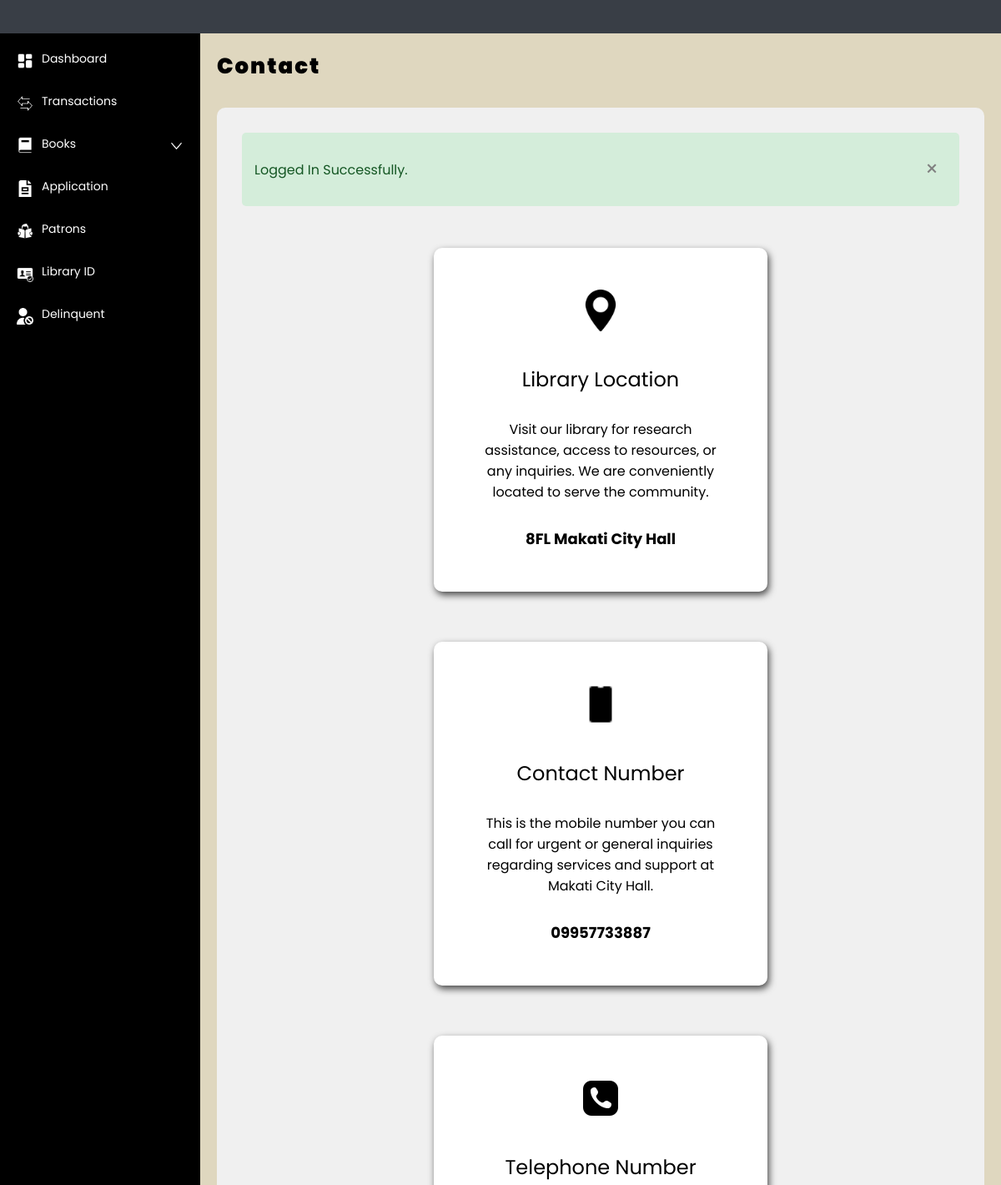
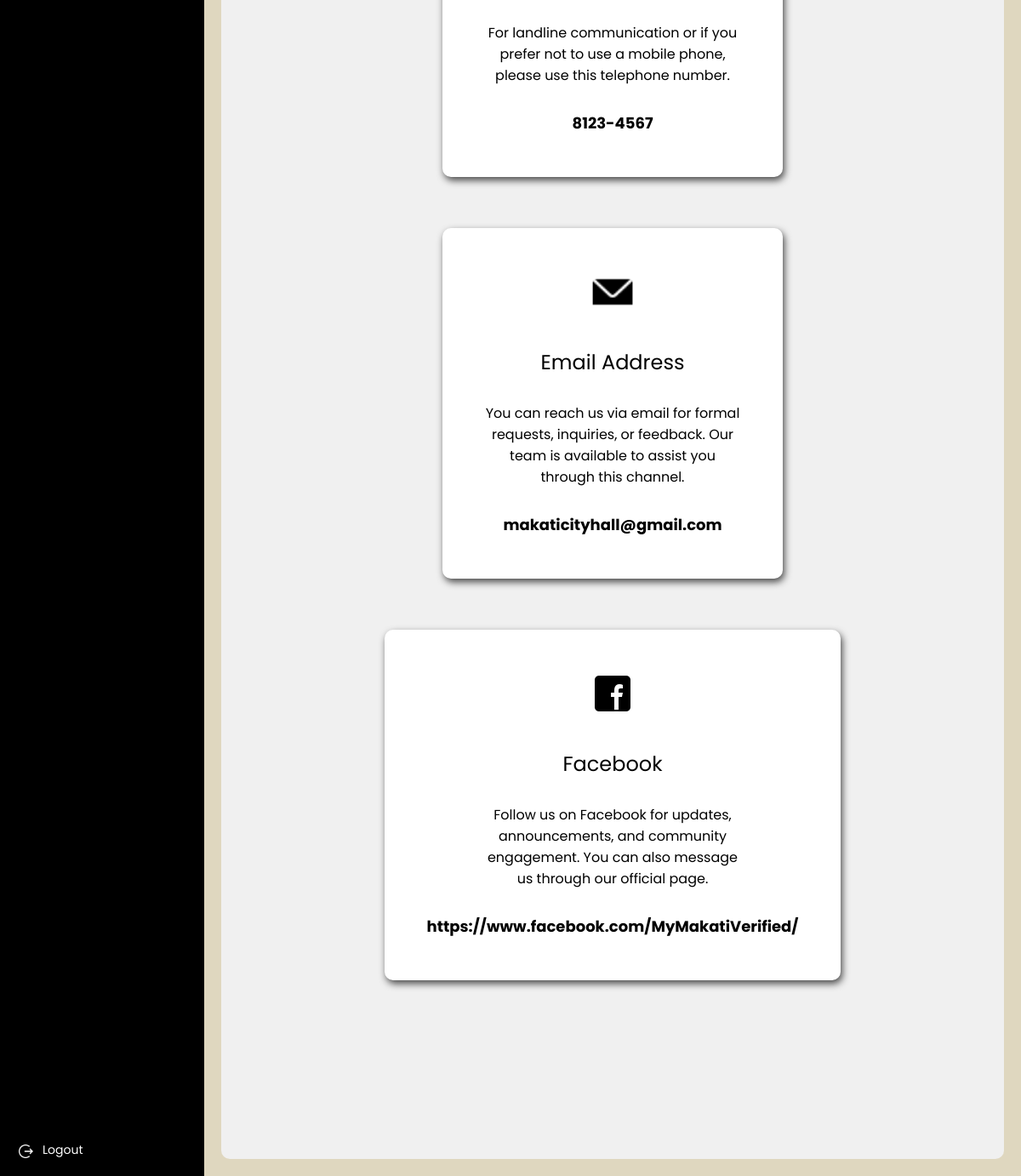
Page /admin/contact.php (signed in) on the committed database (2 pictures, top to bottom).
### tables this page shows
CREATE TABLE `contact` (
  `contact_id` int(11) NOT NULL,
  `title` varchar(255) DEFAULT NULL,
  `contact` varchar(255) DEFAULT NULL,
  `description` text DEFAULT NULL,
  `image` varchar(255) DEFAULT NULL
);

### admin/functions/fetch_contact.php (called while the page is built)
<?php
function getContact($pdo) {
   $query = "SELECT
              contact_id,
              title,
              contact,
              description,
              image
          FROM
              contact";
    $stmt = $pdo->prepare($query);
    $stmt->execute();
    $contactData = [];
    while ($row = $stmt->fetch(PDO::FETCH_ASSOC)) {
        $contactData[] = [
            'contact_id' => $row['contact_id'],
            'title' => $row['title'],
            'contact' => $row['contact'],
            'description' => $row['description'],
            'image' => $row['image']
        ];
    }
    return $contactData;
}
?>

### admin/contact.php (the view, shortened to what this page needs)
<!DOCTYPE html>
<html lang="en">
<head>
    <link rel="stylesheet" href="style.css">
</head>
<?php
include '../connection.php';
include 'functions/fetch_contact.php';
$contactData = getContact($pdo);
?>
<body>
    <div class="wrapper">
        <div class="container-top">
        </div>
        <div class="container-content">
            <div class="sidebar">
                <?php include 'sidebar.php'; ?>
            </div>
            <div class="body">
                <div class="row">
                    <div class="title-26px">
                        Contact
                    </div>
                </div>
                <div class="news-contents">
                    <div class="container-success" id="container-success" style="display: <?php echo isset($_SESSION['success_display']) ? $_SESSION['success_display'] : 'none';
                                                                                            unset($_SESSION['success_display']); ?>;">
                        <div class="container-success-description">
                            <?php if (isset($_SESSION['success_message'])) {
                                echo $_SESSION['success_message'];
                            } ?>
                        </div>
                        <button type="button" class="button-success-close" onclick="closeSuccessStatus()">&times;</button>
                    </div>
                    <?php foreach ($contactData as $item) : ?>
                        <div class="contact-white-container" onclick="openEditModal(
                                        '<?php echo htmlspecialchars($item['contact_id']); ?>',
                                        '<?php echo htmlspecialchars($item['title']); ?>',
                                        '<?php echo htmlspecialchars($item['description']); ?>',
                                        '<?php echo htmlspecialchars($item['contact']); ?>',
                                        '<?php echo htmlspecialchars($item['image']); ?>'
                                    )">
                            <div class="contact-icons">
                                <img src="../contact_images/<?php echo htmlspecialchars($item['image']); ?>" class="image">
                            </div>
                            <div class="contact-title"><?php echo htmlspecialchars($item['title']); ?></div>
                            <div class="contact-description">
                                <?php echo htmlspecialchars($item['description']); ?>
                            </div>
                            <div class="contact-info"><?php echo htmlspecialchars($item['contact']); ?></div>
                        </div>
                    <?php endforeach; ?>
                </div>
            </div>
        </div>
    </div>
</body>
</html>

### admin/sidebar.php (shortened to what this page needs)
<a href="dashboard.php">
    <div class="sidebar-items">
        <div class="sidebar-image">
            <img src="../images/dashboard-white.png" class="image" id="sidebar-dashboard-image">
        </div>
        <div class="font-14px">
            Dashboard
        </div>
    </div>
</a>
<a href="transactions.php">
    <div class="sidebar-items">
        <div class="sidebar-image">
            <img src="../images/transaction-white.png" class="image" id="sidebar-transaction-image">
        </div>
        <div class="font-14px">
            Transactions
        </div>
    </div>
</a>
<div>
    <div class="sidebar-items" id="books">
        <div class="row row-between">
            <div class="row">
                <div class="sidebar-image">
                    <img src="../images/book-white.png" class="image" id="sidebar-books-image">
                </div>
                <div class="font-14px">
                    Books
                </div>
            </div>
            <div class="sidebar-dropdown-image">
                <img src="../images/expand-arrow-white.png" class="image"
                    id="sidebar-expand-arrow-books">
            </div>
        </div>
    </div>
</div>
<a href="application.php">
    <div class="sidebar-items">
        <div class="sidebar-image">
            <img src="../images/application-white.png" class="image" id="sidebar-application-image">
        </div>
        <div class="font-14px">
            Application
        </div>
    </div>
</a>
<a href="patrons.php">
    <div class="sidebar-items">
        <div class="sidebar-image">
            <img src="../images/patrons-white.png" class="image" id="sidebar-patrons-image">
        </div>
        <div class="font-14px">
            Patrons
        </div>
    </div>
</a>
<a href="library_id.php">
    <div class="sidebar-items">
        <div class="sidebar-image">
            <img src="../images/id-white.png" class="image" id="sidebar-id-image">
        </div>
        <div class="font-14px">
            Library ID
        </div>
    </div>
</a>
<a href="delinquent.php">
    <div class="sidebar-items">
        <div class="sidebar-image">
            <img src="../images/ban-white.png" class="image" id="sidebar-delinquent-image">
        </div>
        <div class="font-14px">
            Delinquent
        </div>
    </div>
</a>
<br>
<a href="logout.php" class="sidebar-items-bottom">
    <div class="row">
        <div class="sidebar-image">
            <img src="../images/logout-white.png" class="image" id="sidebar-logout-image">
        </div>
        <div class="font-14px">
            Logout
        </div>
    </div>
</a>

### admin/style.css (style rules this page uses)
* { margin: 0; padding: 0; font-family: 'Poppins', sans-serif; box-sizing: border-box; font-size: 20px; }
.wrapper { display: flex; flex-direction: column; height: 100vh; width: 100%; }
.container-top { display: flex; flex-direction: row; width: 100%; padding: 20px 40px; align-items: center; background-color: #393E46; }
.container-content { display: flex; flex-direction: row; width: 100%; height: 100%; overflow: hidden; }
.row { display: flex; flex-direction: row; gap: 10px; width: 100%; }
.row-between { align-items: center; justify-content: space-between; }
a { text-decoration: none; color: inherit; padding: 0; margin: 0; }
.sidebar { display: flex; flex-direction: column; padding: 10px; gap: 10px; width: 20%; background-color: black; overflow-y: scroll; scrollbar-width: thin; scrollbar-color: #888 #222; scroll-behavior: smooth; }
.sidebar-image { width: 20px; height: 20px; }
.sidebar-image img { transition: transform 0.3s ease-in-out; }
.sidebar-dropdown-image { width: 20px; height: 20px; }
.sidebar-dropdown-image img { transition: transform 0.3s ease-in-out; }
.sidebar-items { display: flex; flex-direction: row; align-items: center; align-content: center; width: 100%; padding: 10px; gap: 10px; color: white; transition: background-color 0.3s ease, color 0.3s ease, border-radius 0.3s ease; }
.sidebar-items-bottom { display: flex; flex-direction: row; align-items: center; width: 100%; padding: 10px; gap: 10px; color: white; transition: background-color 0.3s ease, color 0.3s ease, border-radius 0.3s ease; margin-top: auto; }
.sidebar-items:after #sidebar-expand-arrow-transaction, .sidebar-items:after #sidebar-expand-arrow-books, .sidebar-items:after #sidebar-expand-arrow-logs, .sidebar-items:after #sidebar-expand-arrow-content { content: url(../images/collapse-arrow-black.png); }
.image { width: 100%; height: 100%; }
.body { display: flex; flex-direction: column; padding: 20px; gap: 10px; width: 80%; background-color: #dfd7bf; overflow-y: scroll; scrollbar-width: thin; scrollbar-color: #888 #222; scroll-behavior: smooth; }
.title-26px { font-size: 26px; font-weight: 900; letter-spacing: 2px; color: black !important; }
button { padding: 10px; border-radius: 10px; font-size: 16px; border: none; }
.font-14px { font-size: 14px !important; }
.container-success { display: flex; padding: 15px; border-radius: 5px; width: 100%; flex-direction: row; align-items: center; justify-content: space-between; background-color: #d4edda; color: #155724; border-color: #c3e6cb; }
.container-success-description { font-size: 16px; }
.button-success-close { color: grey; font-size: 25px; background-color: transparent; border: none; transition: transform 0.2s; }
.news-contents { width: 100%; background-color: #F0F0F0; display: flex; flex-direction: row; flex-wrap: wrap; gap: 40px; padding: 30px; justify-content: center; padding-bottom: 200px; margin-top: 20px; border-radius: 10px; }
.contact-white-container { min-width: 40%; border-radius: 10px; box-shadow: 2px 4px 8px rgba(0, 0, 0, 0.7); display: flex; flex-direction: column; justify-content: center; align-items: center; background: white; box-sizing: border-box; padding: 50px; text-align: center; margin: 10px; transition: transform 0.3s ease, color 0.3s ease; gap: 30px; }
.contact-title { font-size: 24px; margin-top: 10px; }
.contact-icons { width: 50px; height: 50px; }
.contact-description { font-size: 16px; max-width: 300px; }
.contact-info { font-size: 18px; font-weight: bold; }

### rows in the picture
contact: image (picture), title "Library Location", description "Visit our library for research assistance, access to resources, or any inquiries. We are conveniently located to serve the community.", contact "8FL Makati City Hall"
contact: image (picture), title "Contact Number", description "This is the mobile number you can call for urgent or general inquiries regarding services and support at Makati City Hall.", contact "09957733887"
contact: image (picture), title "Telephone Number", description "For landline communication or if you prefer not to use a mobile phone, please use this telephone number.", contact "8123-4567"
contact: image (picture), title "Email Address", description "You can reach us via email for formal requests, inquiries, or feedback. Our team is available to assist you through this channel.", contact "makaticityhall@gmail.com"
contact: image (picture), title "Facebook", description "Follow us on Facebook for updates, announcements, and community engagement. You can also message us through our official page.", contact "https://www.facebook.com/MyMakatiVerified/"

### other values in the picture
$_SESSION['success_message'] "Logged In Successfully."
